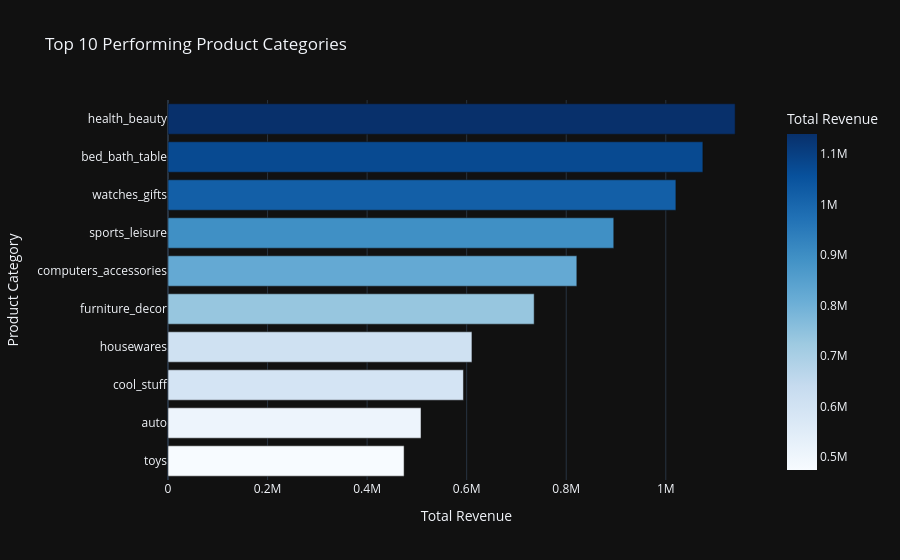

Notebook cell for this chart:
### Code cell
# --- Dashboard 2: Top 10 Product Categories ---
top_categories = df_clean.groupby('product_category_name_english')['price'].sum().reset_index()
top_categories = top_categories.sort_values(by='price', ascending=False).head(10)

fig_cats = px.bar(top_categories, 
                  x='price', 
                  y='product_category_name_english', 
                  orientation='h',
                  title='Top 10 Performing Product Categories',
                  labels={'price': 'Total Revenue', 'product_category_name_english': 'Product Category'},
                  color='price',
                  color_continuous_scale='Blues')

fig_cats.update_layout(template='plotly_dark', yaxis={'categoryorder':'total ascending'})
fig_cats.show()

### Figure 1 — Plotly figure (JSON) as saved in the notebook; plotly's stock layout.template omitted (floating-point values rounded to 4 significant figures)
{"data": [{"alignmentgroup": "True", "hovertemplate": "Total Revenue=%{marker.color}<br>Product Category=%{y}<extra></extra>", "legendgroup": "", "marker": {"color": [1139345, 1074000.0, 1020000.0, 895500.0, 821300.0, 735600.0, 610600.0, 593500.0, 508300, 474300.0], "coloraxis": "coloraxis", "pattern": {"shape": ""}}, "name": "", "offsetgroup": "", "orientation": "h", "showlegend": false, "textposition": "auto", "type": "bar", "x": [1139345, 1074000.0, 1020000.0, 895500.0, 821300.0, 735600.0, 610600.0, 593500.0, 508300, 474300.0], "xaxis": "x", "y": ["health_beauty", "bed_bath_table", "watches_gifts", "sports_leisure", "computers_accessories", "furniture_decor", "housewares", "cool_stuff", "auto", "toys"], "yaxis": "y"}], "layout": {"barmode": "relative", "coloraxis": {"colorbar": {"title": {"text": "Total Revenue"}}, "colorscale": [[0, "rgb(247,251,255)"], [0.125, "rgb(222,235,247)"], [0.25, "rgb(198,219,239)"], [0.375, "rgb(158,202,225)"], [0.5, "rgb(107,174,214)"], [0.625, "rgb(66,146,198)"], [0.75, "rgb(33,113,181)"], [0.875, "rgb(8,81,156)"], [1, "rgb(8,48,107)"]]}, "legend": {"tracegroupgap": 0}, "title": {"text": "Top 10 Performing Product Categories"}, "xaxis": {"anchor": "y", "domain": [0, 1], "title": {"text": "Total Revenue"}}, "yaxis": {"anchor": "x", "categoryorder": "total ascending", "domain": [0, 1], "title": {"text": "Product Category"}}}}
